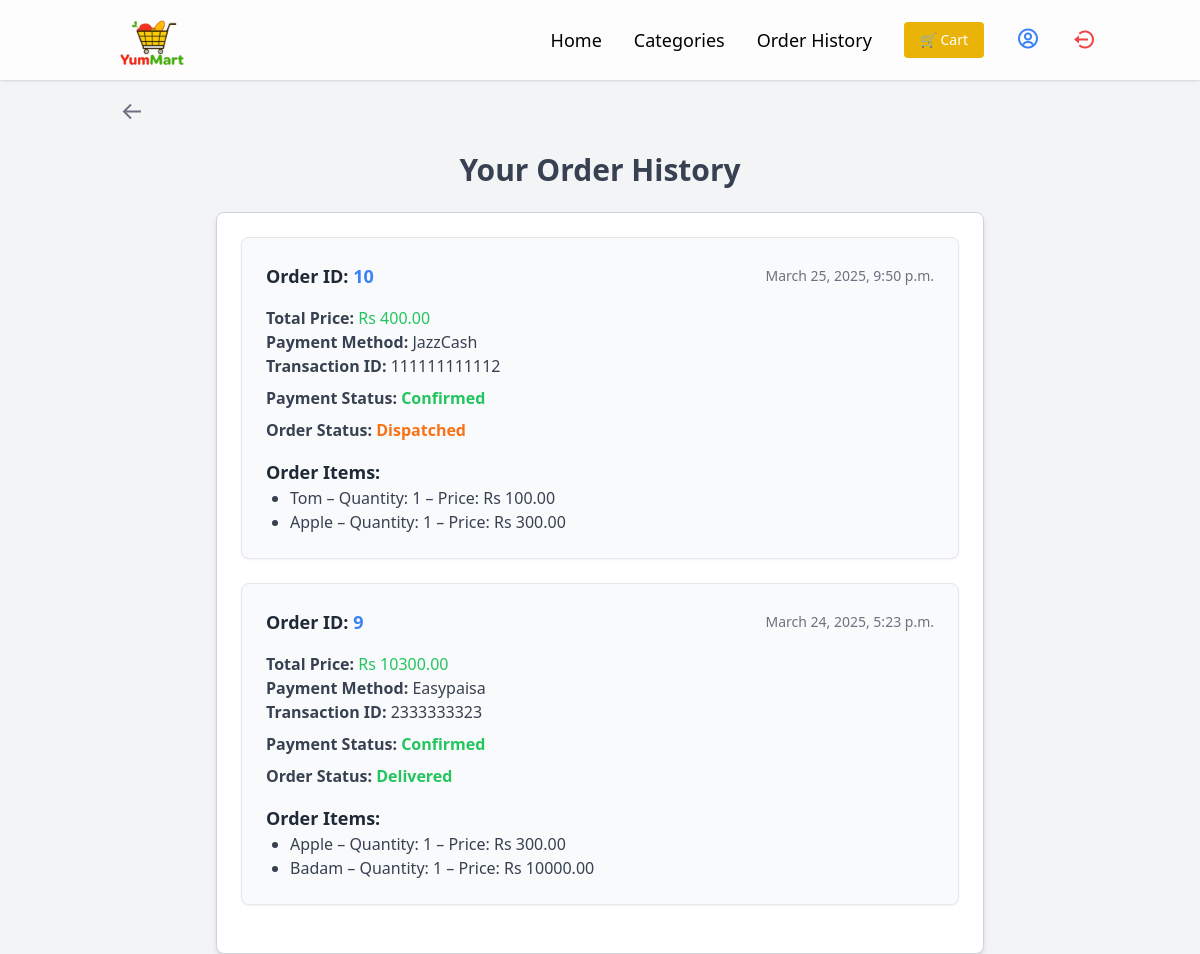
The page /order-history/ (signed in) on the database as committed earlier.
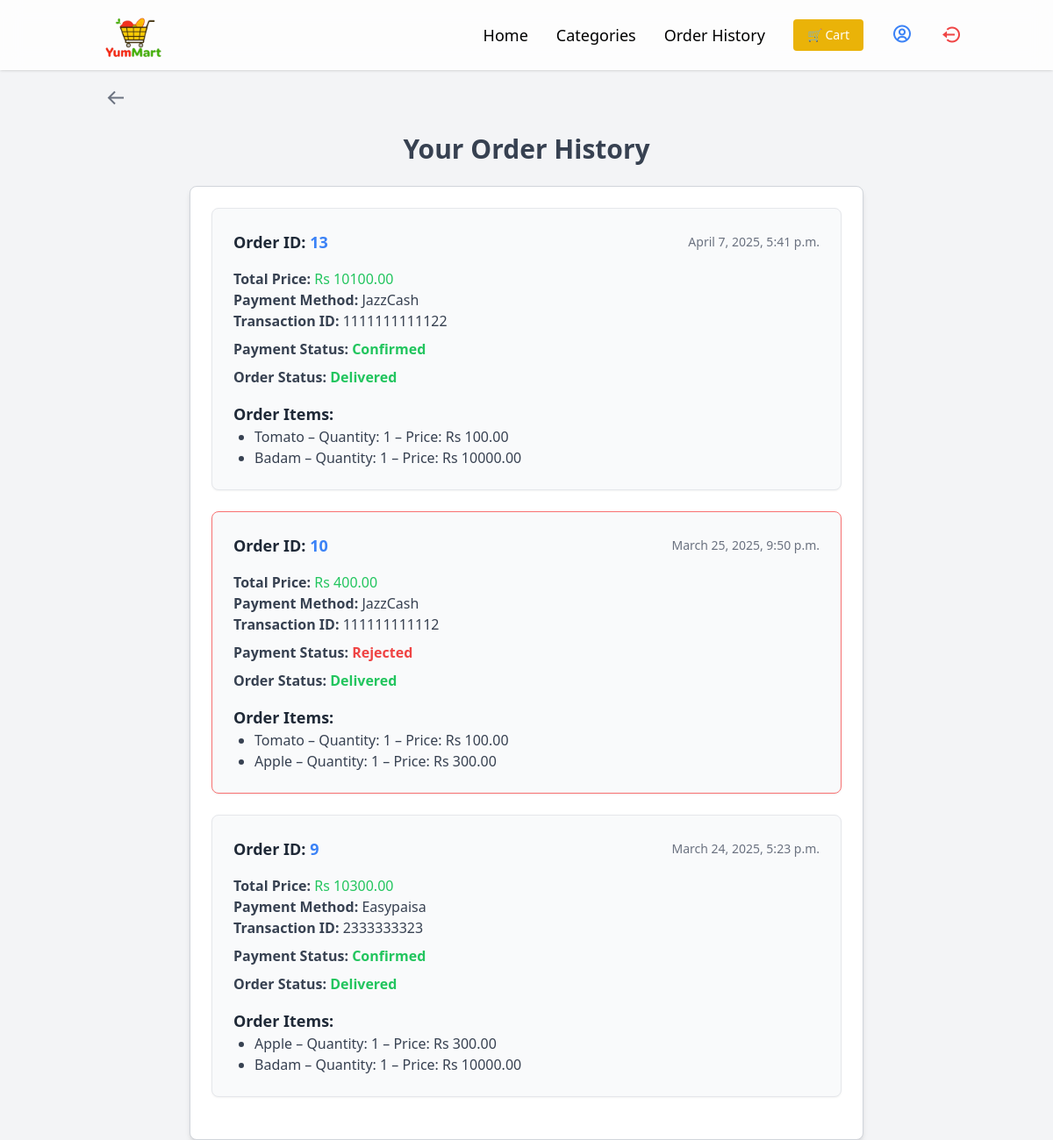
The same page on the database as committed later.
### store/models.py (models this page shows, shortened)
class Order(models.Model):
    PAYMENT_METHODS = [
        ('Easypaisa', 'Easypaisa'),
        ('JazzCash', 'JazzCash'),
    ]
    PAYMENT_STATUS = [
        ('Pending', 'Pending'),
        ('Confirmed', 'Confirmed'),
        ('Rejected', 'Rejected'),
    ]
    ORDER_STATUS = [
        ('Received', 'Received'),
        ('Packed', 'Packed'),
        ('Dispatch', 'Dispatch'),
        ('Delivered', 'Delivered'),
    ]
    user = models.ForeignKey(User, on_delete=models.CASCADE, null=True, blank=True)
    name = models.CharField(max_length=100)
    email = models.EmailField()
    phone = models.CharField(max_length=15, default="Not Provided")
    address = models.TextField()
    total_price = models.DecimalField(max_digits=10, decimal_places=2)
    payment_method = models.CharField(max_length=10, choices=PAYMENT_METHODS, default='Easypaisa')
    transaction_id = models.CharField(max_length=100, blank=True, null=True)
    payment_status = models.CharField(max_length=10, choices=PAYMENT_STATUS, default='Pending')
    order_status = models.CharField(max_length=10, choices=ORDER_STATUS, default='Received')  # ✅ New field
    created_at = models.DateTimeField(auto_now_add=True)

class OrderItem(models.Model):
    order = models.ForeignKey(Order, on_delete=models.CASCADE)
    product = models.ForeignKey(Product, on_delete=models.CASCADE)
    quantity = models.PositiveIntegerField()
    price = models.DecimalField(max_digits=10, decimal_places=2, default=0.00)  # 🔥 Add default=0.00

class Product(models.Model):
    category = models.ForeignKey(Category, on_delete=models.CASCADE)
    name = models.CharField(max_length=255)
    slug = models.SlugField(max_length=255, unique=True)
    description = models.TextField(blank=True)
    price = models.DecimalField(max_digits=10, decimal_places=2)
    image = models.ImageField(upload_to='products/')
    created_at = models.DateTimeField(auto_now_add=True)

### store/views.py (the view)
# urls.py: path('order-history/', order_history, name='order_history'),
@login_required
def order_history(request):
    orders = Order.objects.filter(user=request.user).order_by('-created_at')
    return render(request, 'store/order_history.html', {'orders': orders})

### store/templates/store/order_history.html (shortened to what this page needs)
{% extends 'store/base.html' %}
{% block content %}
{% if request.user.is_authenticated %}
<div class="container mx-auto px-4 sm:px-6 lg:px-8">
    <a href="{% url 'home' %}" class="text-blue-500 hover:underline">
        <i class='bx bx-arrow-back text-2xl text-gray-500 hover:text-gray-700 mb-6 cursor-pointer'></i>
    </a>
    <h2 class="text-3xl font-bold text-gray-700 mb-6 text-center">Your Order History</h2>
    <div class="max-w-3xl mx-auto p-6 bg-white rounded-lg shadow-md border border-gray-300">
        {% if orders %}
        {% for order in orders %}
        <div class="bg-gray-50 p-6 rounded-lg shadow-sm mb-6 border border-gray-200 {% if order.payment_status == 'Rejected' %}border-red-400{% endif %}">
            <div class="flex justify-between items-center mb-4">
                <p class="text-lg font-bold text-gray-800">Order ID: <span class="text-blue-500">{{ order.id }}</span></p>
                <p class="text-sm text-gray-500">{{ order.created_at|date:"F j, Y, g:i a" }}</p>
            </div>
            <p class="text-gray-700"><strong>Total Price:</strong> <span class="text-green-500">Rs {{ order.total_price }}</span></p>
            <p class="text-gray-700"><strong>Payment Method:</strong> {{ order.payment_method }}</p>
            <p class="text-gray-700"><strong>Transaction ID:</strong> {{ order.transaction_id|default:"Not Provided" }}</p>
            <p class="text-gray-700 font-bold mt-2">Payment Status:
                {% if order.payment_status == "Pending" %}
                <span class="text-yellow-500">Pending</span>
                {% elif order.payment_status == "Confirmed" %}
                <span class="text-green-500">Confirmed</span>
                {% elif order.payment_status == "Rejected" %}
                <span class="text-red-500">Rejected</span>
                {% else %}
                <span class="text-gray-500">Unknown</span>
                {% endif %}
            </p>
            <p class="text-gray-700 font-bold mt-2">Order Status:
                {% if order.order_status == "Received" %}
                <span class="text-blue-500">Received</span>
                {% elif order.order_status == "Packed" %}
                <span class="text-yellow-500">Packed</span>
                {% elif order.order_status == "Dispatch" %}
                <span class="text-orange-500">Dispatched</span>
                {% elif order.order_status == "Delivered" %}
                <span class="text-green-500">Delivered</span>
                {% else %}
                <span class="text-gray-500">Unknown</span>
                {% endif %}
            </p>
            <h3 class="text-lg font-bold mt-4 text-gray-800">Order Items:</h3>
            <ul class="list-disc ml-6 text-gray-700">
                {% for item in order.orderitem_set.all %}
                <li>{{ item.product.name }} – Quantity: {{ item.quantity }} – Price: Rs {{ item.price }}</li>
                {% endfor %}
            </ul>
        </div>
        {% endfor %}
        {% else %}
        <p class="text-gray-500 text-center">No orders placed yet.</p>
        {% endif %}
    </div>
</div>
{% else %}
<script>
    window.location.href = "{% url 'login' %}";
</script>
{% endif %}
{% endblock %}

Rows that differ between the two databases and show on the page:
added Order: id "13", created_at "April 7, 2025, 5:41 p.m.", total_price "10100.00", payment_method "JazzCash", transaction_id "1111111111122", payment_status "Confirmed", order_status "Delivered"
added OrderItem: product.name "Tomato", quantity "1", price "100.00", shown under "13"
added OrderItem: product.name "Badam", quantity "1", price "10000.00", shown under "13"
changed Order "March 25, 2025, 9:50 p.m.": payment_status "Confirmed" → "Rejected"; order_status "Dispatched" → "Delivered"
changed through a linked row, OrderItem (number 3 of 6 on the later page): product.name "Tom" → "Tomato"
